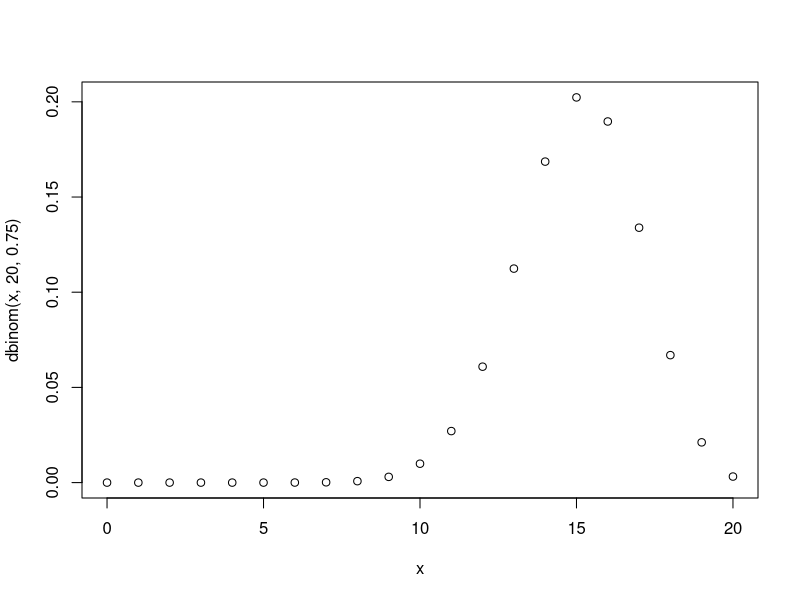
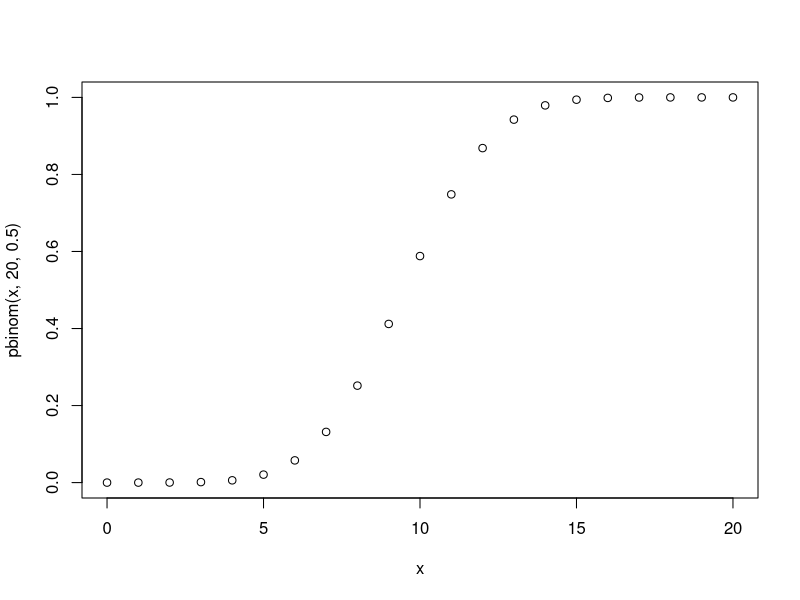
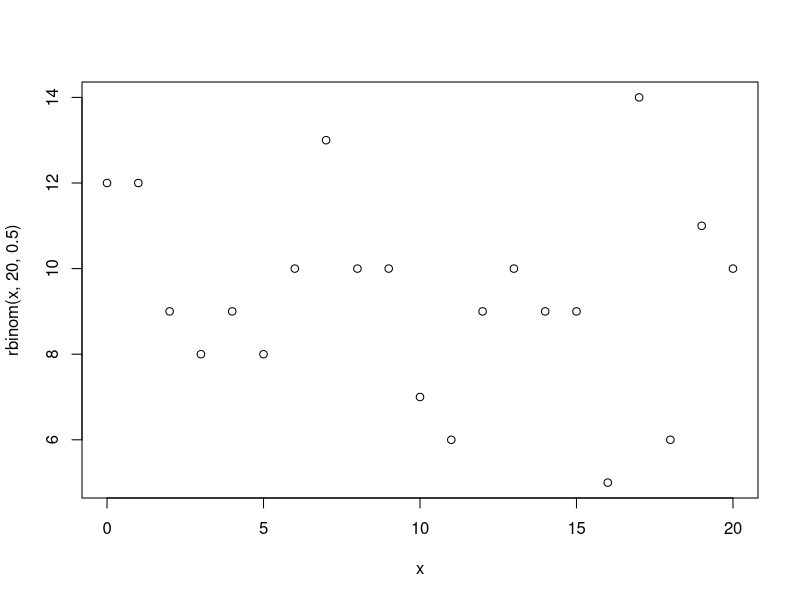
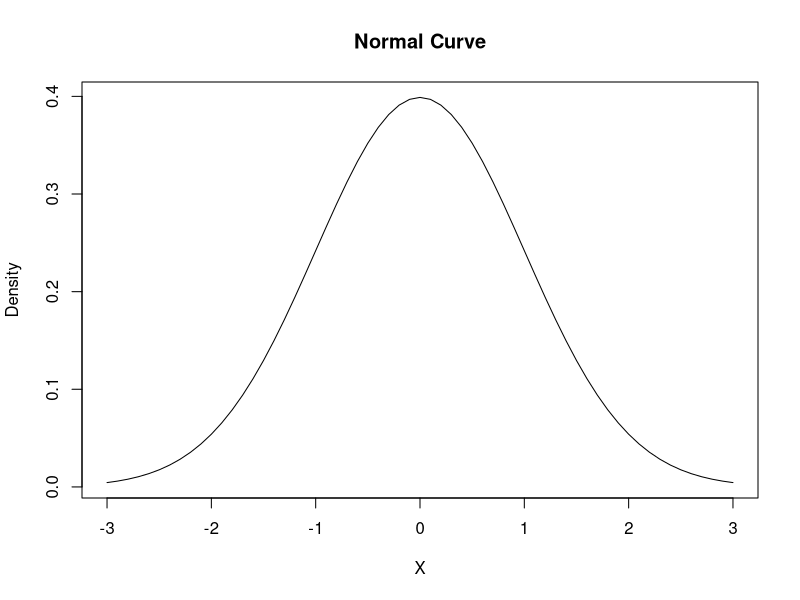
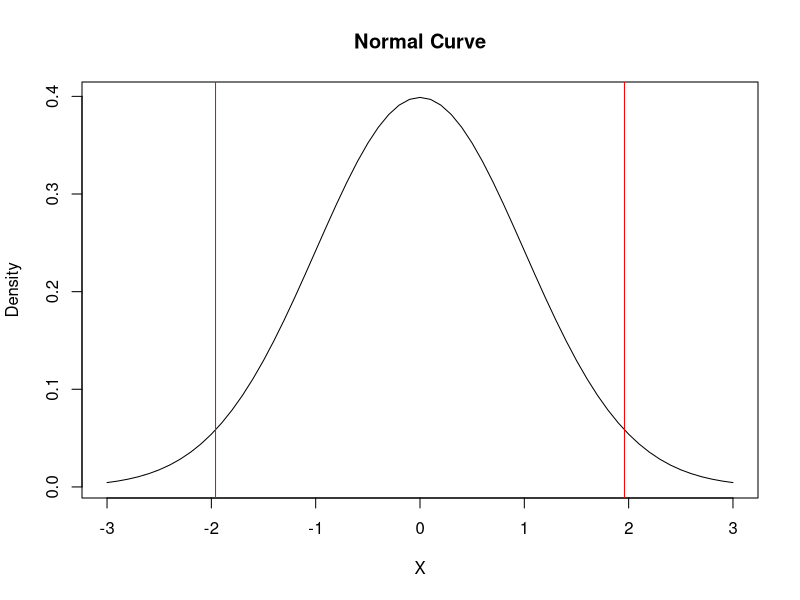
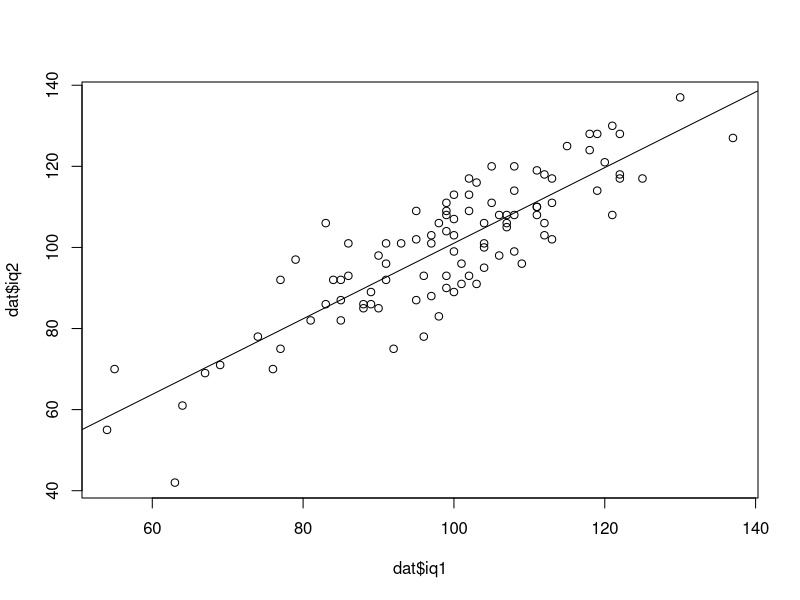
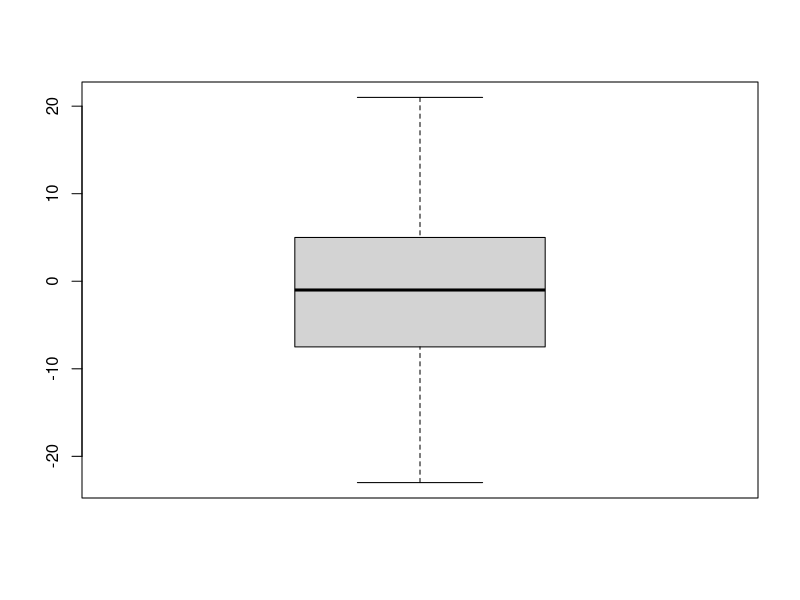
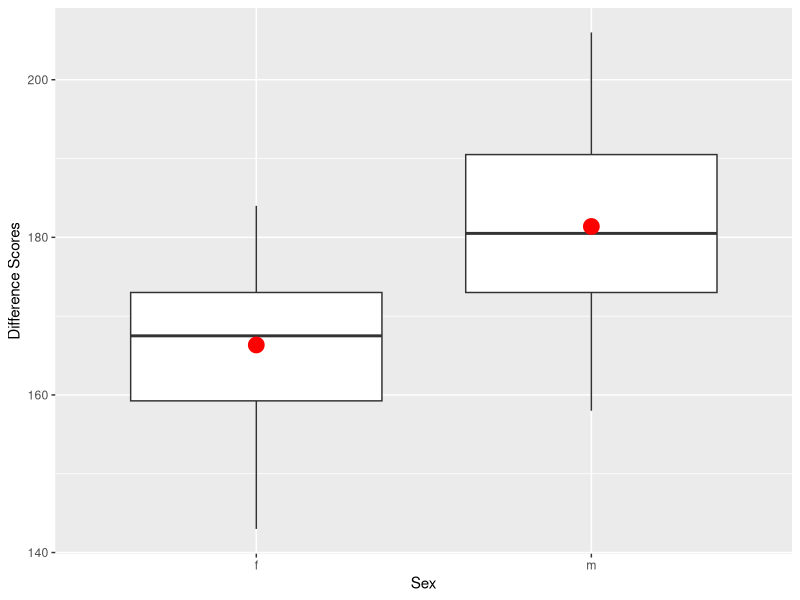

These figures' R source, in order:
## This Week's Plan: Using data.csv

# 1) Binomial Distribution
# 2) Normal Distribution
# 3) Confidence Intervals

# 4) Z-test
# a) Plot
# b) Confidence Intervals
# c) P Values
# d) Effect Size
# e) Power

# 5) Single Sample t-test
# a) Plot
# b) Effect Size
# c) Power

# 6) Matched/Paired Sample t-test
# a) Plot
# b) Effect Size
# c) Power

# 7) Independent Sample t-test
# a) Plot
# b) Effect Size
# c) Power
# d) Homogeneity of Variance


## 1) Binomial Distribution

# Create variable x as sequence of values
# ranging from 0 to 20 with intervals of 1
# Imagine you are replicating a pass/fail experiment 20 times
# the x axis is the number of successes we expect
# the y axis is the probability of seeing that number of successes
# the mean = np so mean = 20 * 0.5 = 10
# when we change p to 0.75, we are moving the mean to increase the 
# probability of successes. So mean = 20 * 0.75 = 15

x <- seq(0, 20, 1) 
x 

# plot(x,y) where y is a density binomial
# dbinom(x, size, prob, log = FALSE)

plot(x = x, y = dbinom(x, 20, 0.75)) # Density
plot(x = x, y = pbinom(x, 20, 0.5)) # Cumulative probability
plot(x = x, y = rbinom(x, 20, 0.5)) # Random



## 2) The Normal Distribution

# Create variable x as a sequence of values
# ranging from -3 to +3 with 0.1 intervals

x <- seq(-3, 3, 0.1) 

# plot(x,y) where y is the density of the normal distribution 
# with mean = 0, standard deviation = 1, type = line
# dnorm (x, mean = 0, sd = 1, log = FALSE)

plot(x = x, y = dnorm(x, mean = 0, sd = 1), type = 'l', 
     ylab = "Density", xlab = "X", main = "Normal Curve")




## 3) Confidence Intervals

mu <- 0
sd <- 1
n <- 200
error <- qnorm(0.975) * sd / sqrt(n) # qnorm is quantile function
# qnorm default is for mu = 0 and sd = 1, two-tailed
# So we use 0.975 to split the alpha of 0.05 to two sides for a 
# two-tailed test

left <- mu - error
right <- mu + error
left # This gives the lower bound value of the CI
right # This gives the upper bound value of the CI


# Plot 95% CI on the Normal Curve

x <- seq(-3, 3, 0.1) 
plot(x = x, y = dnorm(x, mean = 0, sd = 1), type = 'l', 
     ylab = "Density", xlab = "X", main = "Normal Curve")
abline(v = 1.96, col = "red") # Confidence Intervals
abline(v = -1.96, col = "red")




## 4) Z-test on Height Data

# setwd("~/Desktop/TA/2016:2017/Green/Labs/Lab3")
dat <- read.csv("data.csv")
head(dat)

# Use library() to open the `psych` package, 
# which contains useful functions for psychologists

library(psych)
describe(dat$height)

# Z-test
# There is no function in R for z
# so we have to write out the computation ourselves

# Research question: Does a single height score of 180 
# differ significantly from the population in our dataset?

X = 180
Mu = 173.86
Stdev = 12.59
N = 1
SqrtN = sqrt(N)

z <- (X - Mu) / (Stdev / SqrtN) 
z

# Confidence Interval for Z dat$height

Mu <- 173.86
Stdev <- 12.59
N <- 1
error <- qnorm(0.975) * Stdev / sqrt(N)
error
left <- Mu - error
right <- Mu + error
left
right



# P Value for Z

# Use pnorm to get distribution function
# pnorm(q, mean = 0, sd = 1)
# pnorm() yields probability for normal distribution at given quantile

pvalue2sided <- 2 * pnorm(-abs (z)) # 2-tailed
pvalue2sided

# The probability of a z score of 4.876886 
# or further from the mean is < 0.001, alpha = 0.05, two-tailed

pvalue1sided <- pnorm(-abs (z)) # 1-tailed
pvalue1sided

# Check: http://www.socscistatistics.com/pvalues/normaldistribution.aspx

# Effect Size for Z using Cohen's d

dz <- (180 - 173.86) / 12.59 
dz

# d = 0.487 is a medium effect size


# Power Z

install.packages("pwr")
library(pwr)
pwr.norm.test(d = .487,
              n = 100,
              sig.level = 0.05,
              alternative = "two.sided")

# We have 0.998 power in this test.
# Therefore, we can conclude that the height of 180 was
# significantly different from our population mean height.



## 5) Single Sample t-test

# Let's reimagine the height data as sample not population.
# Do our sample heights differ from the made-up national average 
# of 180?

t.test (dat$height, mu = 180) # this is in base R


# Effect Size Single Sample t-test

t <- -4.876
df <- 99

r = sqrt( ( t^2 ) / ( ( t^2 ) + ( df * 1) ) )
r
r^2

# 19.36% of variance is accounted for

M <- 173.86
mu <- 180
Stdev <- 12.59
d = (M-mu)/Stdev
d

# This is a medium effect size


# Power Single Sample t-test

pwr.t.test(d = .488,
           n = 100,
           sig.level = 0.05,
           type = "one.sample",
           alternative = "two.sided")


# Confidence Interval for Single Sample t-test

M <- 173.86
tCritical <- 1.984 # Look it up
Stdev <- 12.59
n <- 100

M + tCritical * Stdev / sqrt(n)
M - tCritical * Stdev / sqrt(n)


## 6) Matched/Paired Sample t-test

# Plots
# How Related is the Data? 

plot(dat$iq1, dat$iq2)
abline(lm(dat$iq2 ~ dat$iq1))

# Plot the Differences

dat$diff <- (dat$iq1 - dat$iq2)
boxplot(dat$diff) # Median is close to zero


# Run the Paired/Matched t-test

t.test(dat$iq1, dat$iq2, paired=TRUE)


# Effect Size Paired/Matched t-test using Cohen's d

diff <- dat$iq2 - dat$iq1
diff
sdiff <- sd(diff) # sd is base R
mdiff <- mean(diff) # mean is base R
d <- mdiff/sdiff
d

# This is a small effect size


# Power Paired/Matched Sample t-test

pwr.t.test(d = .127,
           n = 100,
           sig.level = 0.05,
           type = "paired",
           alternative = "two.sided")



## 7) Independent Sample t-test

# Plot the data with a cool plot
install.packages("ggplot2")
library(ggplot2)
qplot(dat$sex, dat$height, data=dat, geom="boxplot")+
  xlab("Sex")+
  ylab("Difference Scores")+
  stat_summary(fun.y=mean, colour="red", size=5, geom="point")


# Independent Sample t-test
t.test(height~sex, data=dat, var.equal=FALSE) 

# var.equal=F supresses the Welch Correction, which is the default

# Homogeneity of Variance for Independent Sample t-test
# (Welch-Satterthwaite)

t.test(height~sex, data=dat, var.equal=TRUE) 


# Effect Size for Independent Sample t-test using Cohen's d

fheight <- dat$height[dat$sex=="f"]
mheight <- dat$height[dat$sex=="m"]

mf <- mean(fheight)
mm <- mean(mheight)

sf <- sd(fheight)
sm <- sd(mheight)
sp <- sqrt((sf^2 + sm^2) / 2) # pooled standard deviation

d <- (mf - mm) / sp
d


# Power for Independent Sample t-test

pwr.t.test(d = 1.485,
           n = 50,
           sig.level = 0.05,
           type = "two.sample",
           alternative = "two.sided")


## Homework:

# 1) What happens if you change the probability of our
#    binomoial density plot to 0.75?
# 2) What happens if we change it's size to 5, 10, & 15?
# 3) What happens if you change the intervals in the x sequence
#    for the normal distirbution to 0.5?
# 4) What happens if you change type from 'l' to 'p'
#    for the normal distribution?
# 5) What quantile would you use in qnorm() to get a one-tailed test?
# 6) Calculate a single sample z-test using dat$iq1 
#    and Fabiola Mann's IQ x=162. What is the effect size?
# 7) Calculate a single sample t-test using dat$iq1 and Mu=100
# 8) Imagine our participants all joined kettlebell class! 
#    Create a new variable called weight2 by adding a constant 
#    of 2 to each score. Use cbind() to add the new variable to data.csv
# 9) Run a paired t-test on their before weight and after weight2
#10) Run an independent sample t-test comparing men and women's 
#    sports interest for our made-up data.csv dataset.


# Try running these tests with the rat data or with data you make up
